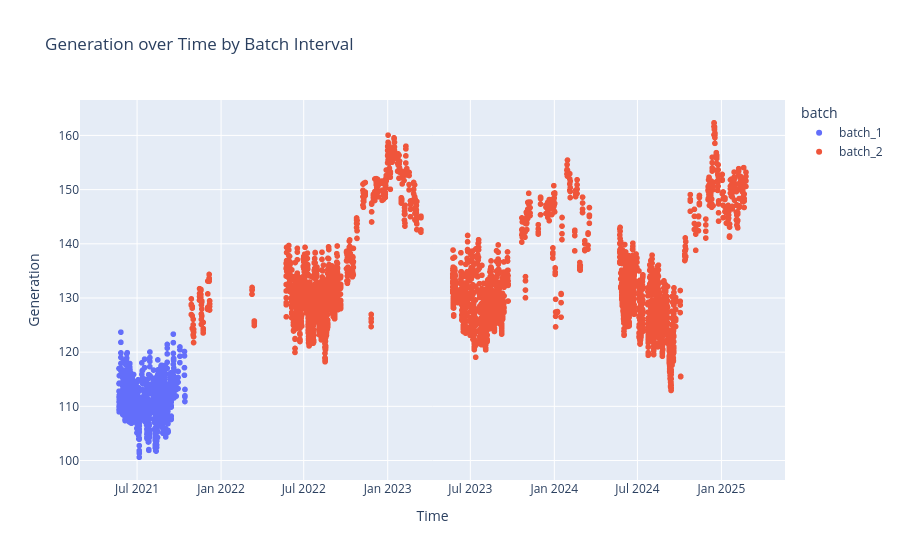
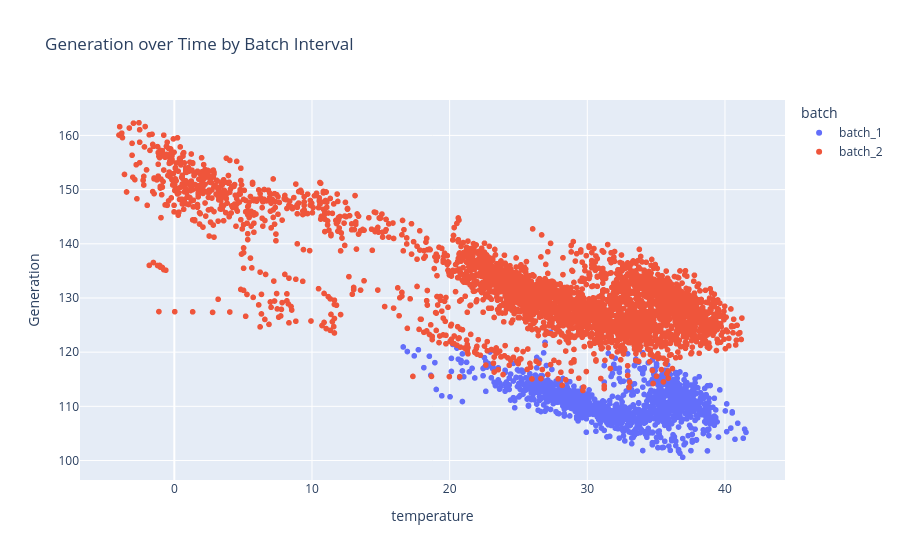

These figures' notebook cell, in order:
### Code cell
show(filtered_df,batches)

### Figure 1 — Plotly figure (JSON) as saved in the notebook; plotly's stock layout.template omitted (floating-point values rounded to 4 significant figures; data arrays with more than 128 entries replaced by an {"elided": "..."} marker saying what was removed)
{"data": [{"customdata": {"elided": "1211x1 float values"}, "hovertemplate": "batch=batch_1<br>Time=%{x}<br>Generation=%{y}<br>temperature=%{customdata[0]}<extra></extra>", "legendgroup": "batch_1", "marker": {"color": "#636efa", "symbol": "circle"}, "mode": "markers", "name": "batch_1", "showlegend": true, "x": {"elided": "1211 str values"}, "xaxis": "x", "y": {"elided": "1211 float values"}, "yaxis": "y", "type": "scattergl"}, {"customdata": {"elided": "3386x1 float values"}, "hovertemplate": "batch=batch_2<br>Time=%{x}<br>Generation=%{y}<br>temperature=%{customdata[0]}<extra></extra>", "legendgroup": "batch_2", "marker": {"color": "#EF553B", "symbol": "circle"}, "mode": "markers", "name": "batch_2", "showlegend": true, "x": {"elided": "3386 str values"}, "xaxis": "x", "y": {"elided": "3386 float values"}, "yaxis": "y", "type": "scattergl"}], "layout": {"xaxis": {"anchor": "y", "domain": [0.0, 1.0], "title": {"text": "Time"}}, "yaxis": {"anchor": "x", "domain": [0.0, 1.0], "title": {"text": "Generation"}}, "legend": {"title": {"text": "batch"}, "tracegroupgap": 0}, "title": {"text": "Generation over Time by Batch Interval"}}}

### Figure 2 — Plotly figure (JSON) as saved in the notebook; plotly's stock layout.template omitted (floating-point values rounded to 4 significant figures; data arrays with more than 128 entries replaced by an {"elided": "..."} marker saying what was removed)
{"data": [{"customdata": {"elided": "1211x1 str values"}, "hovertemplate": "batch=batch_1<br>temperature=%{x}<br>Generation=%{y}<br>Time=%{customdata[0]}<extra></extra>", "legendgroup": "batch_1", "marker": {"color": "#636efa", "symbol": "circle"}, "mode": "markers", "name": "batch_1", "showlegend": true, "x": {"elided": "1211 float values"}, "xaxis": "x", "y": {"elided": "1211 float values"}, "yaxis": "y", "type": "scattergl"}, {"customdata": {"elided": "3386x1 str values"}, "hovertemplate": "batch=batch_2<br>temperature=%{x}<br>Generation=%{y}<br>Time=%{customdata[0]}<extra></extra>", "legendgroup": "batch_2", "marker": {"color": "#EF553B", "symbol": "circle"}, "mode": "markers", "name": "batch_2", "showlegend": true, "x": {"elided": "3386 float values"}, "xaxis": "x", "y": {"elided": "3386 float values"}, "yaxis": "y", "type": "scattergl"}], "layout": {"xaxis": {"anchor": "y", "domain": [0.0, 1.0], "title": {"text": "temperature"}}, "yaxis": {"anchor": "x", "domain": [0.0, 1.0], "title": {"text": "Generation"}}, "legend": {"title": {"text": "batch"}, "tracegroupgap": 0}, "title": {"text": "Generation over Time by Batch Interval"}}}
